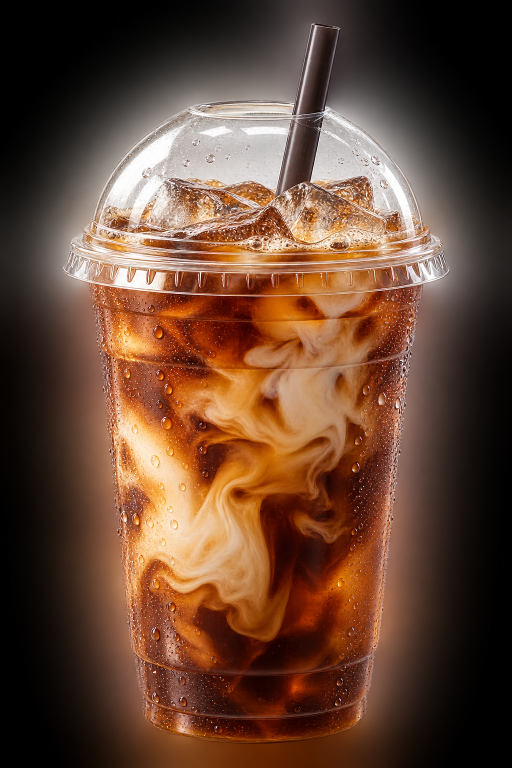
#> input picture src/omnisignal/visual_workbench/assets/synthetic_iced_coffee_product.png, 1024 x 1536 px (shown at 1/2 size); its folder holds only this picture in this run
$ python -i __main__.py   (imports and definitions only)
#> lines starting #> are read from the running program, lines starting #| are printed output that depends on the picture
"""Local setup and backup tools; secret values are written only to private files."""
from __future__ import annotations
import argparse
import hashlib
import json
import os
from pathlib import Path
import re
import secrets
import shutil
import sqlite3
import tempfile

from .auth import password_hash
from .store import Store


# [62 lines left out: functions _copy_private_file, initialize, backup, not called in this run]


def restore(source, destination):
    source=Path(source).resolve()
    destination=Path(destination).resolve()
    if destination.exists():
        raise ValueError("恢复目标必须是新目录；不会覆盖运行中的数据")
    manifest_path=source/"manifest.json"
    if manifest_path.is_symlink() or not manifest_path.is_file() or manifest_path.stat().st_size>4*1024*1024:
        raise ValueError("备份清单无效")
    # [7 lines left out: function pairs, not called in this run]
    manifest=json.loads(manifest_path.read_text(encoding="utf-8"),object_pairs_hook=pairs)
    if (not isinstance(manifest,dict) or manifest.get("schema")!=1 or not isinstance(manifest.get("files"),dict)
            or "workbench.sqlite3" not in manifest["files"] or len(manifest["files"])>50000):
        raise ValueError("备份清单无效")
    files={}
    for name,expected in manifest["files"].items():
        if (not isinstance(name,str) or "\\" in name or ":" in name or not name
                or any(part in {"", ".", ".."} for part in name.split("/"))
                or not isinstance(expected,str) or not re.fullmatch(r"[0-9a-f]{64}",expected)):
            raise ValueError("备份路径或哈希无效")
        path=source.joinpath(*name.split("/"))
        for parent in (path,*path.parents):
            if parent==source.parent:
                break
            if parent.is_symlink() or (hasattr(parent,"is_junction") and parent.is_junction()):
                raise ValueError("备份不允许链接路径")
        if not path.resolve().is_relative_to(source) or not path.is_file():
            raise ValueError("备份完整性校验失败")
        with path.open("rb") as stream:
            if hashlib.file_digest(stream,"sha256").hexdigest()!=expected:
                raise ValueError("备份完整性校验失败")
        files[name]=expected
    destination.parent.mkdir(parents=True,exist_ok=True)
    stage=Path(tempfile.mkdtemp(prefix=".omni-restore-",dir=destination.parent))
    try:
        for name,expected in files.items():
            path=stage.joinpath(*name.split("/"))
            if not path.resolve().is_relative_to(stage):
                raise ValueError("恢复路径越界")
            path.parent.mkdir(parents=True,exist_ok=True)
            _copy_private_file(source.joinpath(*name.split("/")),path)
            with path.open("rb") as stream:
                if hashlib.file_digest(stream,"sha256").hexdigest()!=expected:
                    raise ValueError("备份内容在恢复过程中发生变化")
        store=Store(stage,recover_publications=False)
        store.recover_withdrawals(stage/"published")
        with store.db() as db:
            db.execute("DELETE FROM sessions")
            db.execute("UPDATE plans SET enabled=0,active_run=NULL,revision=revision+1")
            if db.execute("SELECT 1 FROM sqlite_master WHERE type='table' AND name='analysis_jobs'").fetchone():
                db.execute("UPDATE analysis_jobs SET status='interrupted',reason='备份恢复后需人工确认再提交，未自动调用模型' WHERE status IN ('queued','running')")
                db.execute("UPDATE assets SET document=json_set(document,'$.analysis_status','not_analyzed') WHERE json_extract(document,'$.analysis_status')='analyzing'")
        store.recover_runs()
        stage.rename(destination)
    finally:
        if stage.exists():
            if stage.resolve().parent!=destination.parent or not stage.name.startswith(".omni-restore-"):
                raise ValueError("恢复临时目录位置异常，未执行清理")
            shutil.rmtree(stage)
    return destination


# [18 lines left out: function main, not called in this run]


# [2 lines not run here, left out]

>>> import cv2
>>> picture = cv2.imread('../visual_workbench/assets/synthetic_iced_coffee_product.png', cv2.IMREAD_GRAYSCALE)
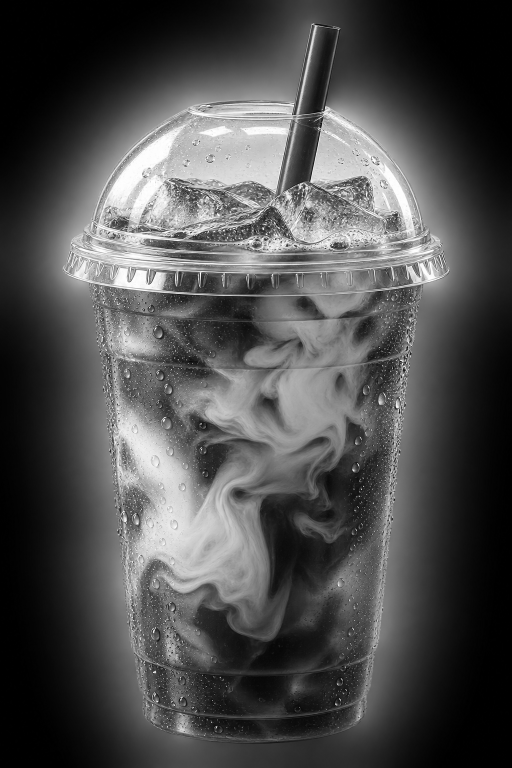
#> picture: shape (1536, 1024) (shown at 1/2 size); min 0, max 255, mean 76.8
>>> result = restore(picture, 'out.png')
#> (the run stopped early here; a loop or call above may not have finished)
